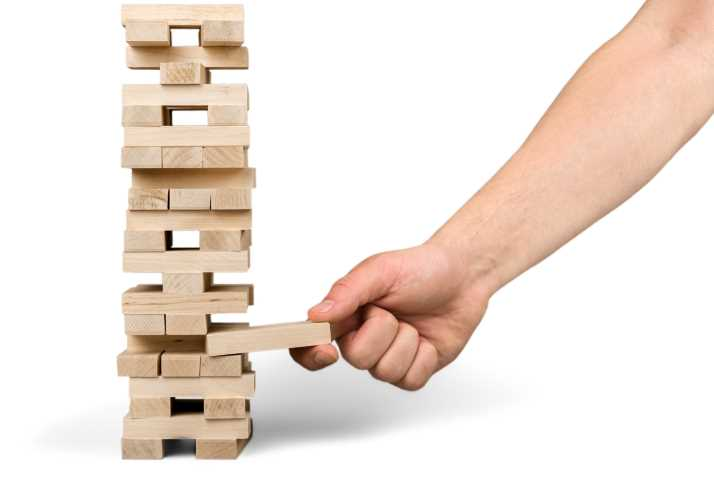
#> input picture dissertation/images/proposal/jenga.jpeg, 714 x 480 px, found by its file name
$ python hough.py
#> lines starting #> are read from the running program, lines starting #| are printed output that depends on the picture; after the words box and inside, x2 and y2 are one past the last pixel; in counts of white or black regions, pixels touching at a corner belong together
import sys
import cv2 as cv
import numpy as np

# Load image
def get_source():
    if len(sys.argv) > 1:
        filename = sys.argv[1]
    else:
        filename = "img/jenga.jpeg"

    return cv.imread(filename, cv.IMREAD_GRAYSCALE)
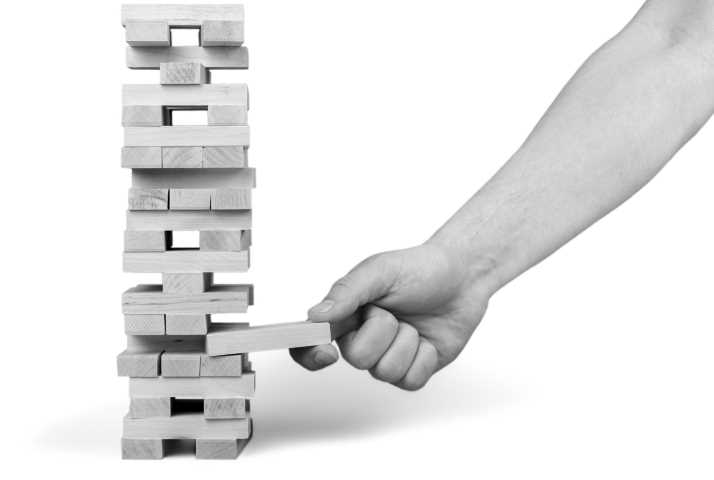
#> returned value: shape (480, 714); min 0, max 255, mean 229.5


# Recalculate transform on update of variables
def update(var): hough_transform()


# Create track bars
def create_trackers(winname, trackers):
#> called with winname = 'Output'
    for default, maximum, name in trackers:
        cv.createTrackbar(name, winname, default, maximum, update)


# Blur image with bilateral filter
def blur_img(img, blur):
#> called with blur = (9, 75, 75)
    d, colour, space = blur
    return cv.bilateralFilter(img, d, colour, space)


# Get canny edges
def get_edges(img, canny):
#> called with canny = (20, 60)
    low, high = canny
    return cv.Canny(img, low, high, None, 3)
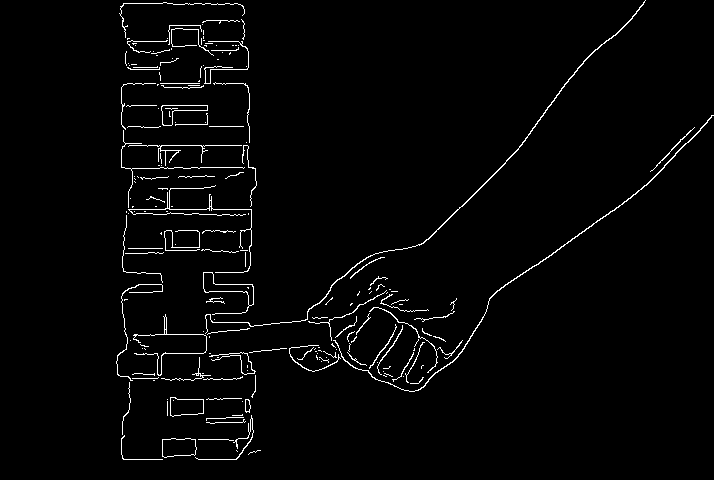
#> returned value: shape (480, 714); 2.3% white in thin lines or dots, all inside (x1, y1, x2, y2) = (116, 0, 714, 460)


# Get lines from hough transform
def get_lines(edges, hough):
    thresh, min_len, max_gap = hough
    return cv.HoughLinesP(edges, 1, np.pi / 180, thresh, None, min_len, max_gap)


# Draw hough lines on image
def draw_lines(img, lines):
    if lines is not None:
        for line in lines[0]:
            cv.line(img, (line[0], line[1]), (line[2], line[3]), (0, 0, 255), 3, cv.CV_AA)


# Get values for blur from tracker
def get_blur():
    d = cv.getTrackbarPos(bil_d[2], winname)
    colour = cv.getTrackbarPos(bil_colour[2], winname)
    space = cv.getTrackbarPos(bil_space[2], winname)
    return d, colour, space


# Get values for canny from tracker
def get_canny():
    low = cv.getTrackbarPos(canny_low[2], winname)
    high = cv.getTrackbarPos(canny_high[2], winname)
    return low, high


# Get values for hough from tracker
def get_hough():
    thresh = cv.getTrackbarPos(hough_thresh[2], winname)
    min_len = cv.getTrackbarPos(hough_min_len[2], winname)
    max_gap = cv.getTrackbarPos(hough_max_gap[2], winname)
    return thresh, min_len, max_gap


# Do hough transform on source image
def hough_transform(blur=None, canny=None, hough=None):
    blur = get_blur() if blur is None else blur
    canny = get_canny() if canny is None else canny
    hough = get_hough() if hough is None else hough

    blurred = blur_img(src, blur)
    edges = get_edges(blurred, canny)

    lines = get_lines(edges, hough)
#> lines = 23 rows, first 6: [561, 246, 641, 189], [492, 295, 631, 197], [428, 239, 518, 149], [128, 209, 251, 209], [124, 145, 247, 145], [251, 190, 251, 240]
    lines_on_edges = cv.cvtColor(edges, cv.COLOR_GRAY2BGR)
    draw_lines(lines_on_edges, lines)
#> the loop in draw_lines, `for line in lines[0]:` made 1 pass

    out = get_step_by_step(blurred, edges, lines_on_edges)
    cv.imshow(winname, out)

    print(len(lines))


# Get multiple images for display
def get_step_by_step(blurred, edges, lines_on_edges):
    blurred = cv.cvtColor(blurred, cv.COLOR_GRAY2BGR)
    edges = cv.cvtColor(edges, cv.COLOR_GRAY2BGR)
    return np.hstack((blurred, edges, lines_on_edges))
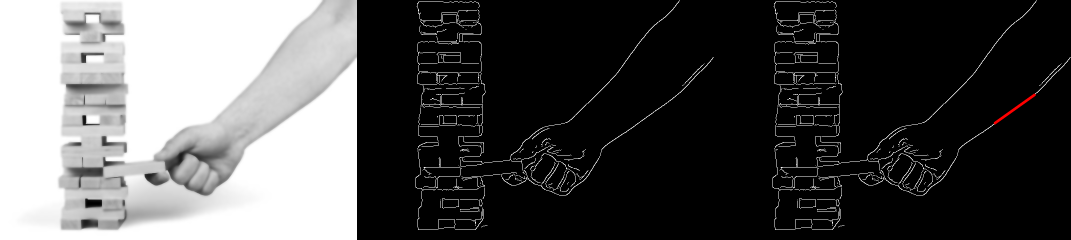
#> returned value: shape (480, 2142, 3) (shown at 1/2 size); mean of channels 0, 1, 2 80.4, 80.4, 80.5; drawn as B, G, R


def main():
    if src is None:
        print('Error opening image!')
        return -1

    cv.namedWindow(winname, cv.WINDOW_NORMAL)
    cv.resizeWindow(winname, 1500, 1000)

    create_trackers(winname, trackers)

    hough_transform()
#| 23
    cv.waitKey()

# Trackers. (min, def, max, name)
bil_d = 9, 30, 'BIL_d'
bil_colour = 75, 200, 'BIL_Colour'
bil_space = 75, 200, 'BIL_Space'
canny_low = 20, 100, 'Canny Low'
canny_high = 60, 300, 'Canny High'
hough_thresh = 50, 200, 'Hough Thresh'
hough_min_len = 50, 200, 'Hough Min Length'
hough_max_gap = 10, 200, 'Hough Max Gap'
trackers = [bil_d, bil_colour, bil_space, canny_low, canny_high, hough_thresh, hough_min_len, hough_max_gap]

src = get_source()
winname = 'Output'
main()

$ run again, with dissertation/images/proposal/CityViewAR.jpg copied over dissertation/images/proposal/jenga.jpeg
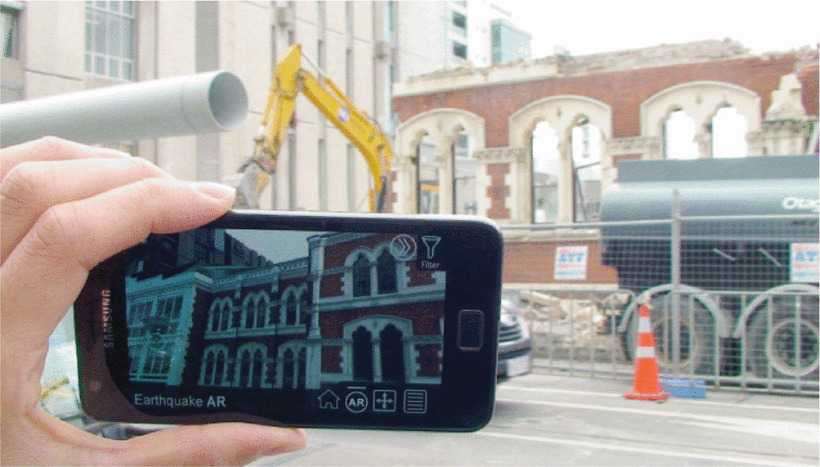
#> input picture dissertation/images/proposal/CityViewAR.jpg, 820 x 467 px, found by its file name
#> in get_edges, `return cv.Canny(img, low, high, None, 3)`:
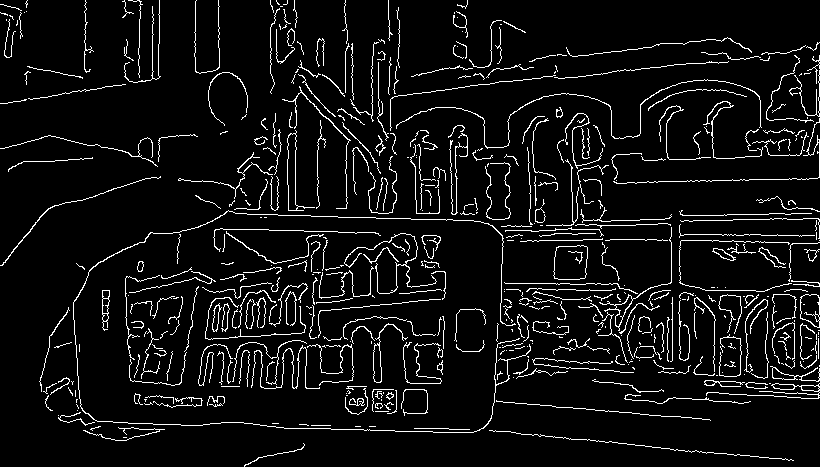
#> returned value: shape (467, 820); 6.6% white in thin lines or dots
#> lines = 106 rows, first 6: [481, 428, 736, 455], [614, 182, 748, 180], [494, 401, 710, 420], [527, 363, 632, 372], [258, 214, 428, 219], [712, 241, 788, 242]
#> lines_on_edges: shape (467, 820, 3); 6.6% white in thin lines or dots
#> the loop in draw_lines, `for line in lines[0]:` made 1 pass
#> in get_step_by_step, `return np.hstack((blurred, edges, lines_on_edges))`:
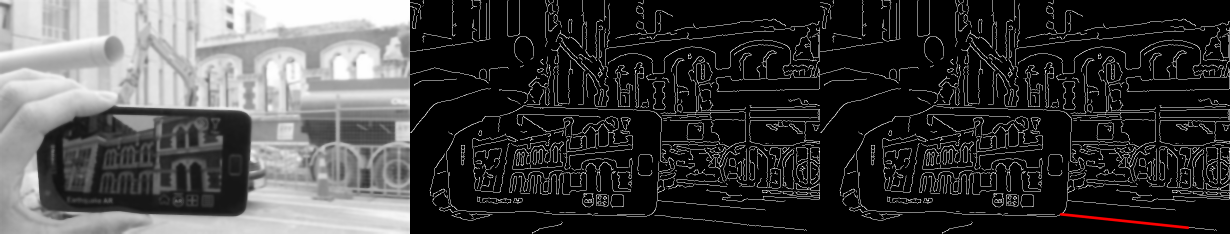
#> returned value: shape (467, 2460, 3) (shown at 1/2 size); mean of channels 0, 1, 2 64.2, 64.2, 64.5; drawn as B, G, R
#| 106

$ run again, with dissertation/images/proposal/RealityVirtualityContinuum.jpg copied over dissertation/images/proposal/jenga.jpeg
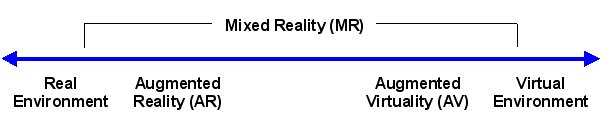
#> input picture dissertation/images/proposal/RealityVirtualityContinuum.jpg, 612 x 118 px, found by its file name
#> in get_edges, `return cv.Canny(img, low, high, None, 3)`:
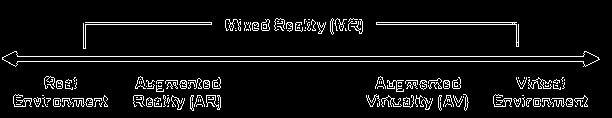
#> returned value: shape (118, 612); 6.8% white in thin lines or dots, all inside (x1, y1, x2, y2) = (2, 18, 600, 111)
#> lines = 45 rows, first 6: [6, 61, 595, 61], [17, 56, 583, 56], [376, 22, 516, 22], [83, 24, 211, 24], [493, 98, 587, 98], [134, 106, 220, 106]
#> the loop in draw_lines, `for line in lines[0]:` made 1 pass
#> in get_step_by_step, `return np.hstack((blurred, edges, lines_on_edges))`:
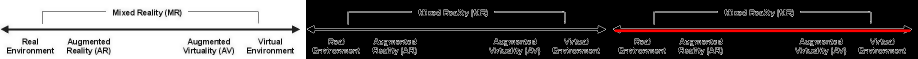
#> returned value: shape (118, 1836, 3) (shown at 1/2 size); mean of channels 0, 1, 2 88, 88, 91.8; drawn as B, G, R
#| 45
